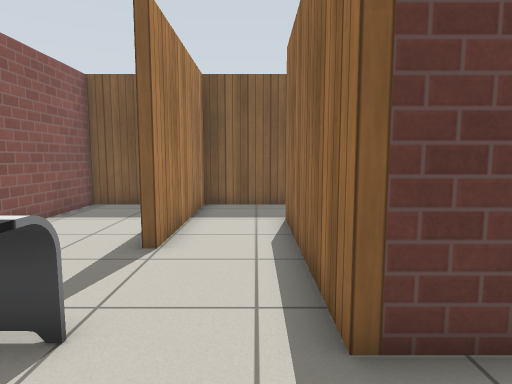
[1] (above)

24 first-person views from a walk through a world built for the Gazebo simulator. The camera is 0.94 m above the floor, tilts 6° down and sees 75° across. The floor is counted in squares, 0.5 m on a side. Each view is taken from the middle of a square. On the plan, view 1 faces up. The plan holds only what a view shows up to about 17 squares ahead; the rest is blank. Gazebo's built-in surfaces are drawn with simple patterns.

[2]
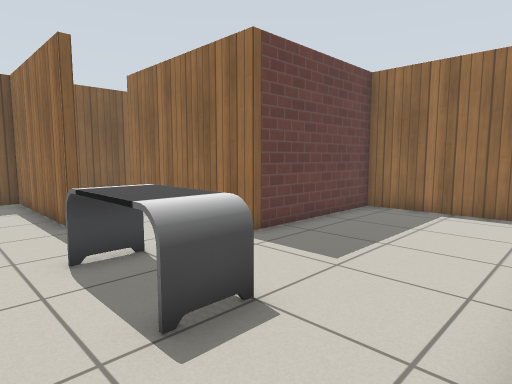

[3]
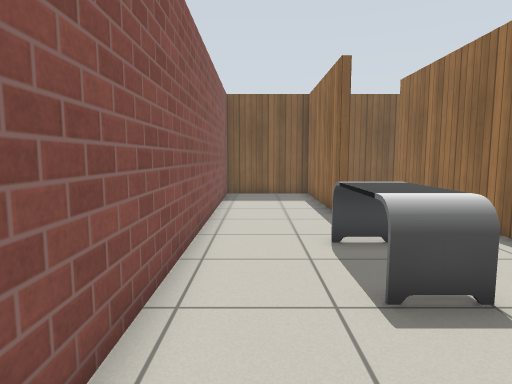

[4]
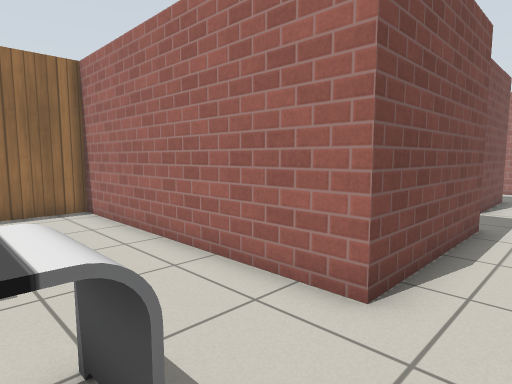

[5]
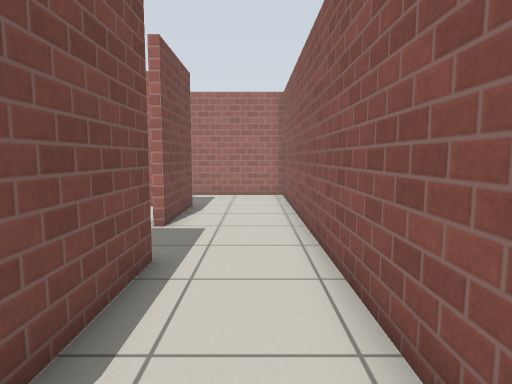

[6]
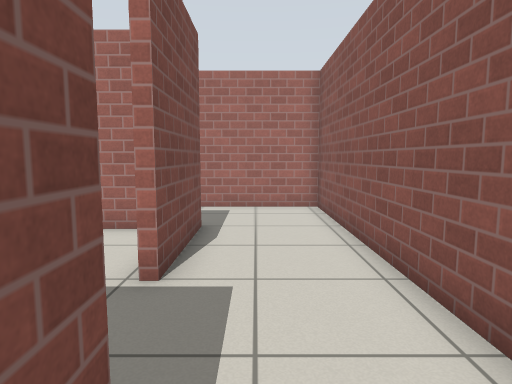

[7]
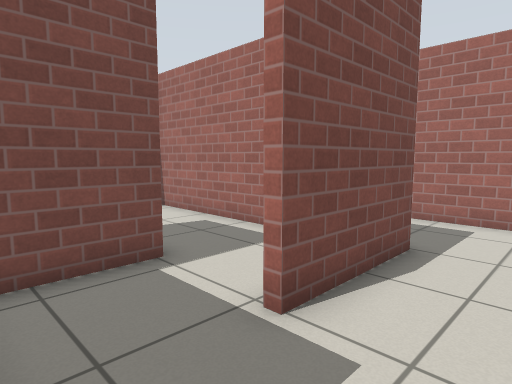

[8]
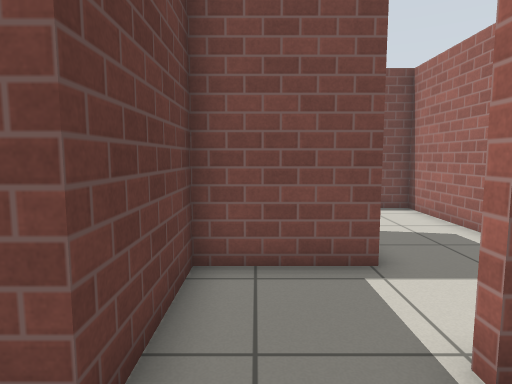

[9]
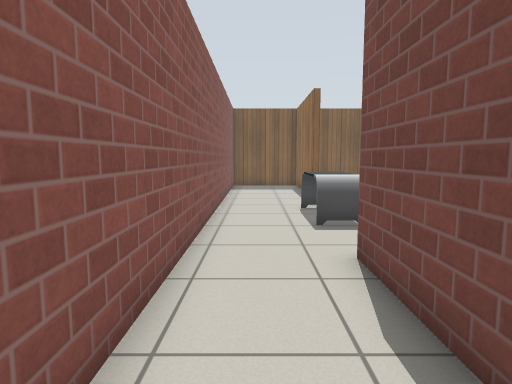

[10]
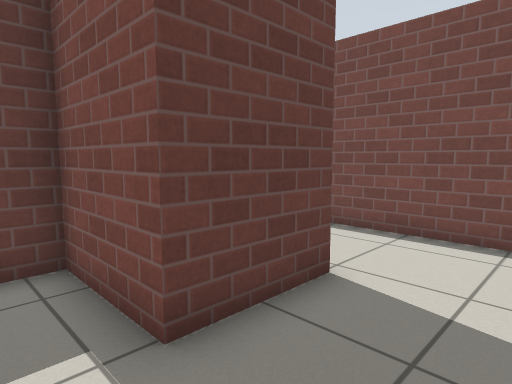

[11]
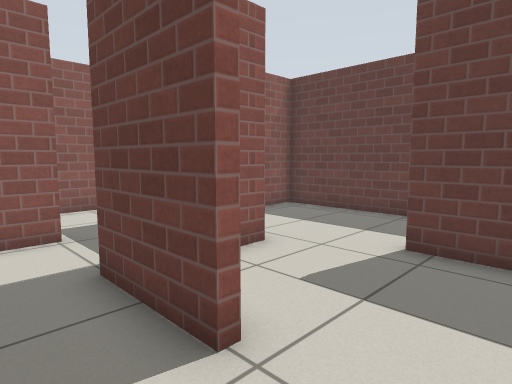

[12]
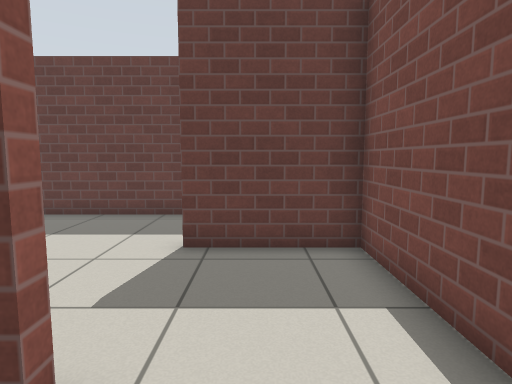

[13]
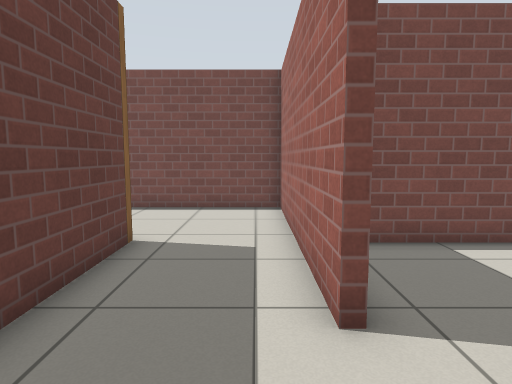

[14]
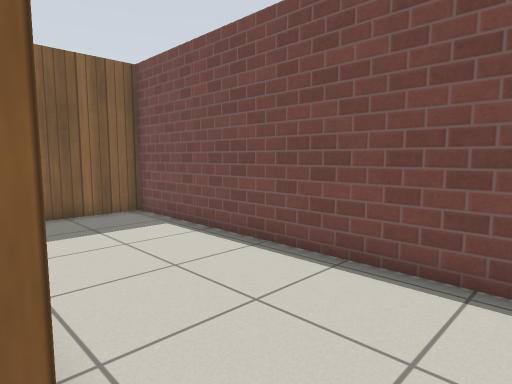

[15]
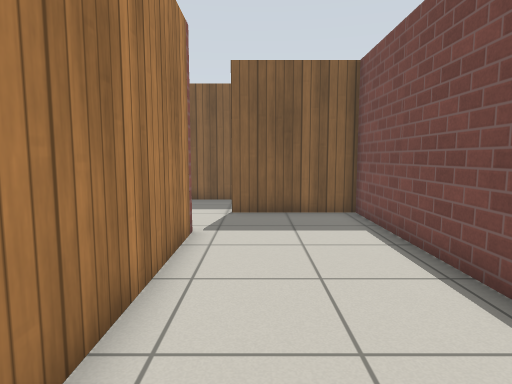

[16]
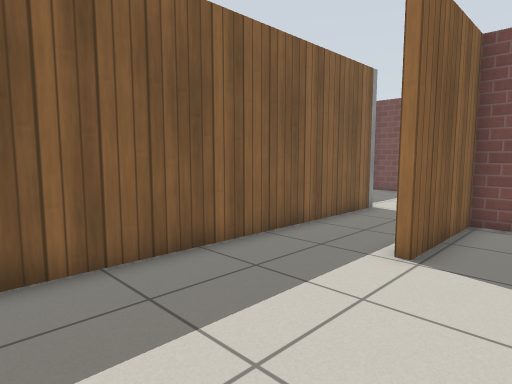

[17]
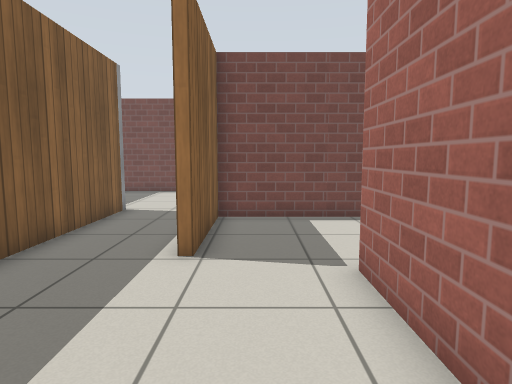

[18]
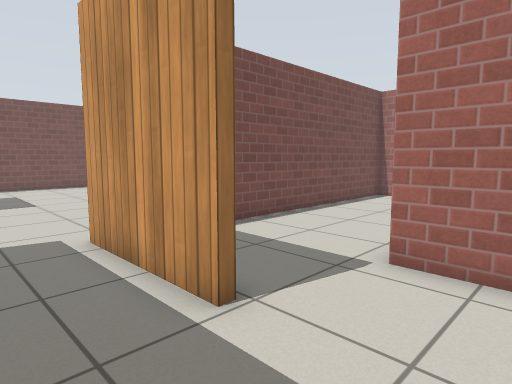

[19]
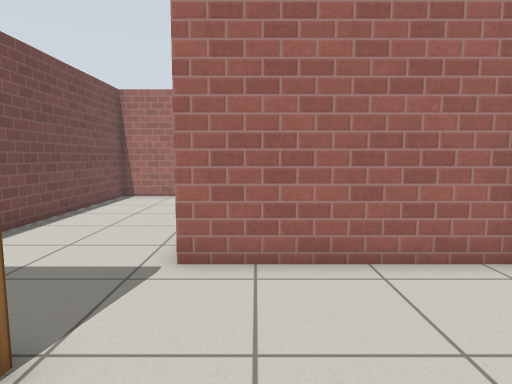

[20]
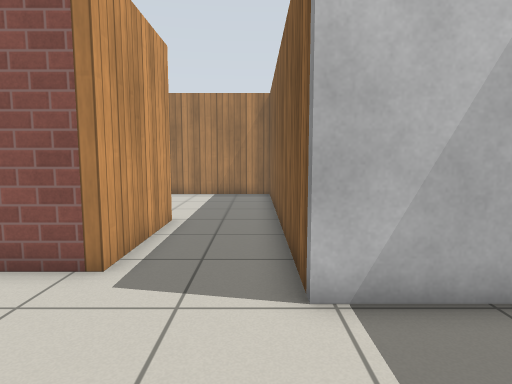

[21]
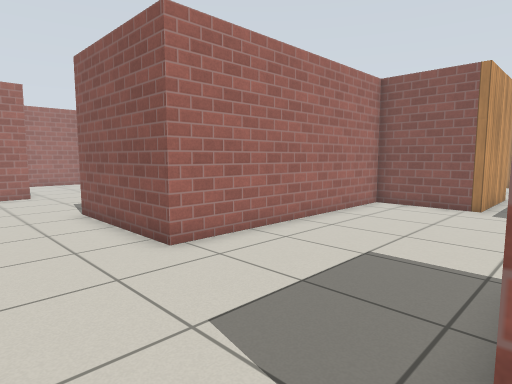

[22]
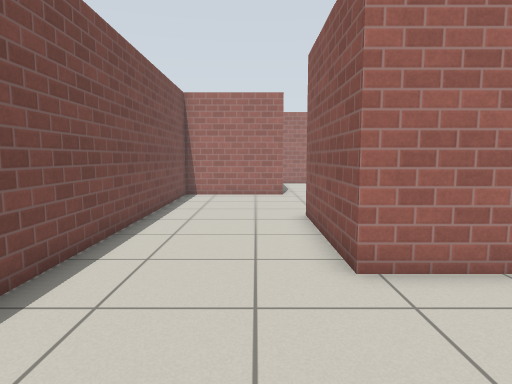

[23]
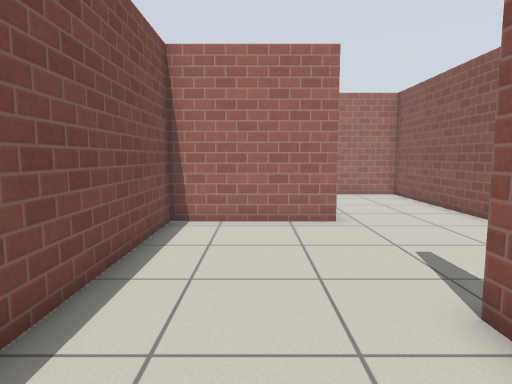

[24]
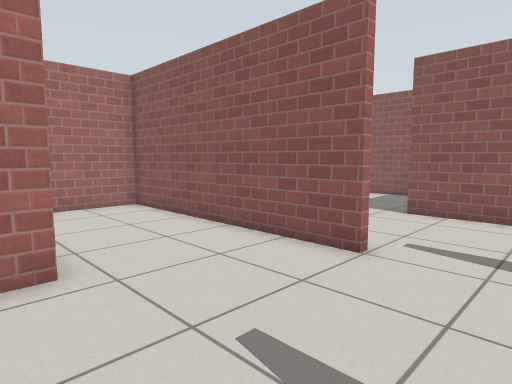

### Floor plan
Points are (right, up) in squares from view 1. A wall is a line through its corners. A room is listed if a view was taken in it or the views show most of it. See-through windows are left out.
Room 1 (views 1, 2, 3, 4, 5, 6, 7, 8, 9)
walls: (-2.3, 6.6) (-2.3, 13.1) (-6.5, 13.1) (-6.3, -19.5) (-1.1, -19.5); (-1.6, -8.9) (-3.1, -8.9) (-3.1, -2.9) (7.2, -2.9) (7.2, 3) (0.9, 3) (0.9, 10); (2.4, 13.1) (-2, 13.1) (-2, 6.6); (-2.5, -16) (-2.5, -11.9) (-2.2, -11.9)
ways out: opening at (-2.5, -10.5) to room 7
objects: desk (-3, 0) to (-2, 3)
Room 2 (views 10, 11, 12)
walls: (3.6, -12.1) (0.6, -12.1); (-1.1, -15.6) (7.2, -15.6) (7.2, -11.4)
ways out: opening at (5, -12) to room 6; opening at (-0.5, -12) to room 7
Room 3 (views 13, 14, 15)
walls: (3.4, -6.9) (12.4, -6.9) (12.4, 6.2) (8.1, 6.2); (7.4, 3.3) (7.4, -3.2) (-2.8, -3.2) (-2.8, -4.8)
ways out: opening at (8.7, 4) to room 4; opening at (2.5, -7.5) to room 6
Room 4 (views 16, 17, 18, 19)
walls: (8.1, 6.5) (12.7, 6.5); (1.2, 9.8) (1.2, 4.6); (1.5, 3.3) (7.4, 3.3); (13.9, 9.7) (1.5, 9.7)
ways out: opening at (8.7, 4) to room 3; opening at (13.3, 8) to room 5
Room 5 (views 20, 21, 22, 23, 24)
walls: (17.6, -6.1) (18, -6.1) (18, -15.9); (22.6, -8.6) (27.5, -8.6) (27.5, 3.7); (12.7, -4.4) (12.7, -7.2); (12.7, 6.5) (12.7, 2.8) (22.4, 2.8) (22.4, -2.8); (13.9, 12.4) (13.9, 9.7); (18, -15.6) (21, -15.6)
ways out: opening at (13.3, 8) to room 4; opening at (15.5, -7)
Room 6 (no view inside)
walls: (0.9, -8.5) (0.9, -9.4); (7.2, -11.4) (7.2, -7.2) (3.4, -7.2)
ways out: opening at (5, -12) to room 2; opening at (2.5, -7.5) to room 3
Room 7 (no view inside)
walls: (-2.2, -11.9) (-2.2, -13); (0.6, -12.1) (0.6, -8.9) (-1.6, -8.9)
ways out: opening at (-2.5, -10.5) to room 1; opening at (-0.5, -12) to room 2

Positions as (right, up) in squares from view 1, and headings:
1: (0, 0), facing up
2: (-5, -3), facing up-right
3: (-5, -4), facing up
4: (-5, 1), facing down-right
5: (-5, -3), facing down
6: (-4, -7), facing down
7: (-5, -9), facing down-right
8: (-5, -10), facing right
9: (-5, -9), facing up
10: (-1, -15), facing up-right
11: (6, -14), facing up-left
12: (5, -14), facing up
13: (0, -6), facing right
14: (7, -5), facing up-right
15: (9, -5), facing up
16: (2, 4), facing up-right
17: (2, 5), facing right
18: (5, 9), facing down-right
19: (6, 9), facing down
20: (18, 9), facing left
21: (26, 9), facing down-left
22: (24, 8), facing down
23: (25, 1), facing down
24: (24, -3), facing down-left
